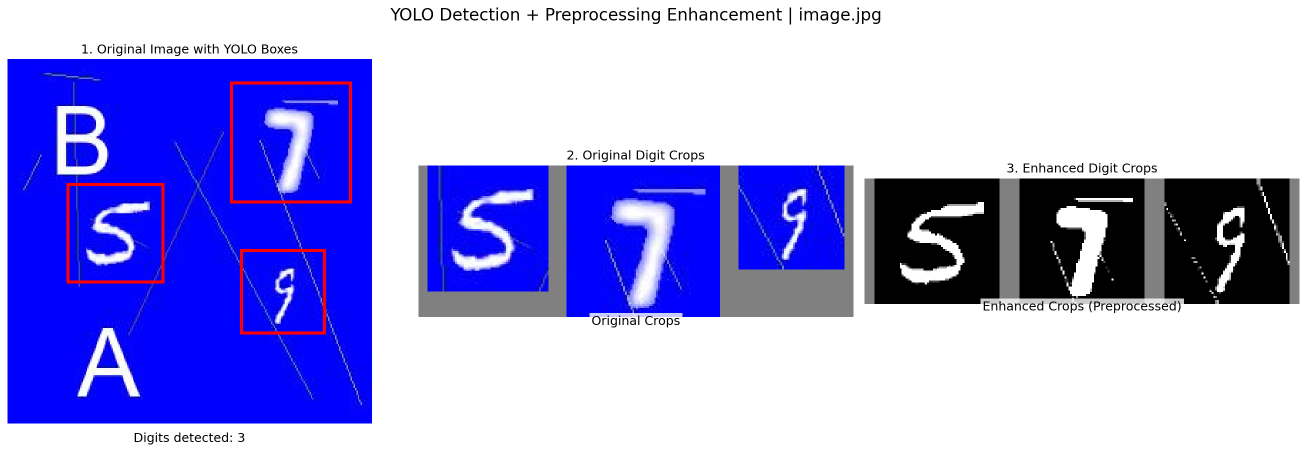
#> input picture assets/enhanced_example.png, 2614 x 903 px (shown at 1/2 size)
$ python digit_preprocessor.py ../../assets/enhanced_example.png
#> lines starting #> are read from the running program, lines starting #| are printed output that depends on the picture; after the words box and inside, x2 and y2 are one past the last pixel; in counts of white or black regions, pixels touching at a corner belong together
#> further down, img is the input picture: shape (903, 2614, 3); mean B, G, R 227.2, 157.9, 159.3
"""
Digit Preprocessing Module

Provides efficient, reusable functions for digit image enhancement and preprocessing.
Optimizes cropped digit images for classification through a pipeline of:
1. Upscaling (cubic interpolation)
2. Denoising (bilateral filtering)
3. Sharpening (unsharp masking)
4. Grayscale conversion
5. Binary thresholding (Otsu's method)
"""

import cv2
import numpy as np
from typing import Tuple, Union, Optional


def upscale_image(
    image: np.ndarray,
    scale_factor: float = 2.0,
    interpolation: int = cv2.INTER_CUBIC
) -> np.ndarray:
    """
    Upscale image using specified interpolation method.

    Args:
        image: Input image (numpy array)
        scale_factor: Scaling factor (e.g., 2.0 for 2x upscaling)
        interpolation: OpenCV interpolation method (default: INTER_CUBIC)

    Returns:
        Upscaled image

    Example:
        >>> img = cv2.imread('digit.png')
        >>> upscaled = upscale_image(img, scale_factor=2.0)
    """
#> called with scale_factor = 2, interpolation = 2
    if scale_factor <= 0:
        raise ValueError("scale_factor must be positive")

    if scale_factor == 1.0:
        return image.copy()

    height, width = image.shape[:2]
    new_width = int(width * scale_factor)
    new_height = int(height * scale_factor)

    return cv2.resize(image, (new_width, new_height), interpolation=interpolation)


def apply_bilateral_filter(
    image: np.ndarray,
    diameter: int = 9,
    sigma_color: float = 75.0,
    sigma_space: float = 75.0
) -> np.ndarray:
    """
    Apply bilateral filtering for edge-preserving denoising.

    Bilateral filter is effective at reducing noise while preserving edges,
    which is crucial for digit recognition.

    Args:
        image: Input image
        diameter: Diameter of each pixel neighborhood (default: 9)
        sigma_color: Filter sigma in the color space (default: 75.0)
        sigma_space: Filter sigma in the coordinate space (default: 75.0)

    Returns:
        Denoised image

    Example:
        >>> img = cv2.imread('digit.png')
        >>> denoised = apply_bilateral_filter(img, diameter=9)
    """
#> called with diameter = 9, sigma_color = 75, sigma_space = 75
    if diameter % 2 == 0 or diameter < 3:
        raise ValueError("diameter must be odd and >= 3")

    return cv2.bilateralFilter(
        image,
        d=diameter,
        sigmaColor=sigma_color,
        sigmaSpace=sigma_space
    )


def apply_unsharp_mask(
    image: np.ndarray,
    kernel_size: Tuple[int, int] = (5, 5),
    sigma: float = 1.0,
    strength: float = 1.5,
    threshold: int = 0
) -> np.ndarray:
    """
    Apply unsharp masking for sharpening.

    Unsharp masking enhances edges and details in the digit image,
    improving feature distinctiveness for classification.

    Args:
        image: Input image (grayscale or color)
        kernel_size: Gaussian blur kernel size (must be odd)
        sigma: Standard deviation for Gaussian blur
        strength: Strength of sharpening effect (1.0 = original, >1.0 = sharper)
        threshold: Intensity threshold for blending

    Returns:
        Sharpened image

    Example:
        >>> img = cv2.imread('digit.png', cv2.IMREAD_GRAYSCALE)
        >>> sharpened = apply_unsharp_mask(img, kernel_size=(5, 5), strength=1.5)
    """
#> called with kernel_size = (5, 5), sigma = 1, strength = 1.5, threshold = 0
    if kernel_size[0] % 2 == 0 or kernel_size[1] % 2 == 0:
        raise ValueError("kernel_size values must be odd")

    if strength < 0:
        raise ValueError("strength must be non-negative")

    # Create blurred version
    blurred = cv2.GaussianBlur(image, kernel_size, sigma)

    # Compute the mask
    sharpened = cv2.addWeighted(
        image,
        1.0 + strength,
        blurred,
        -strength,
        0
    )

    # Apply intensity threshold for selective sharpening
    if threshold > 0:
        diff = cv2.absdiff(image, blurred)
        mask = cv2.threshold(diff, threshold, 255, cv2.THRESH_BINARY)[1]
        mask = cv2.cvtColor(mask, cv2.COLOR_GRAY2BGR) if image.ndim == 3 else mask
        sharpened = np.where(mask > 0, sharpened, image)

    # Clip values to valid range
    return np.clip(sharpened, 0, 255).astype(image.dtype)


def convert_to_grayscale(image: np.ndarray) -> np.ndarray:
    """
    Convert image to grayscale if not already.

    Args:
        image: Input image (BGR or grayscale)

    Returns:
        Grayscale image (single channel)

    Example:
        >>> img = cv2.imread('digit.png')  # BGR
        >>> gray = convert_to_grayscale(img)
    """
    if image.ndim == 2:
        # Already grayscale
        return image
    elif image.ndim == 3:
        # Color image - convert from BGR to gray
        return cv2.cvtColor(image, cv2.COLOR_BGR2GRAY)
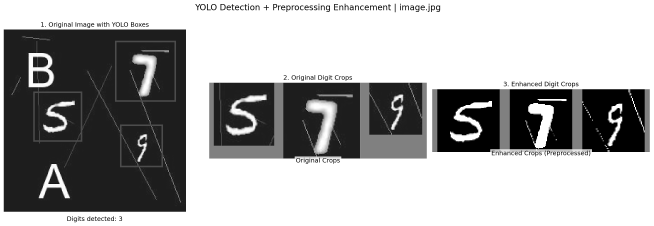
#> returned value: shape (1806, 5228) (shown at 1/8 size); min 0, max 255, mean 166.2
    else:
        raise ValueError(f"Unexpected image dimensions: {image.ndim}")


def apply_otsu_threshold(
    image: np.ndarray,
    binary: bool = True
) -> Tuple[np.ndarray, float]:
    """
    Apply Otsu's thresholding for automatic binary conversion.

    Otsu's method automatically determines the optimal threshold value,
    converting the digit to pure black and white for clean classification.

    Args:
        image: Input grayscale image
        binary: If True, returns binary image; if False, returns threshold value too

    Returns:
        Tuple of (thresholded_image, threshold_value)
        If binary=False, returns (binary_image, threshold_value)

    Example:
        >>> img = cv2.imread('digit.png', cv2.IMREAD_GRAYSCALE)
        >>> binary, thresh_val = apply_otsu_threshold(img)
        >>> print(f"Threshold value: {thresh_val}")
    """
#> called with binary = True
    if image.ndim != 2:
        raise ValueError("apply_otsu_threshold requires grayscale image")

    threshold_value, binary_image = cv2.threshold(
        image,
        0,
        255,
        cv2.THRESH_BINARY + cv2.THRESH_OTSU
    )
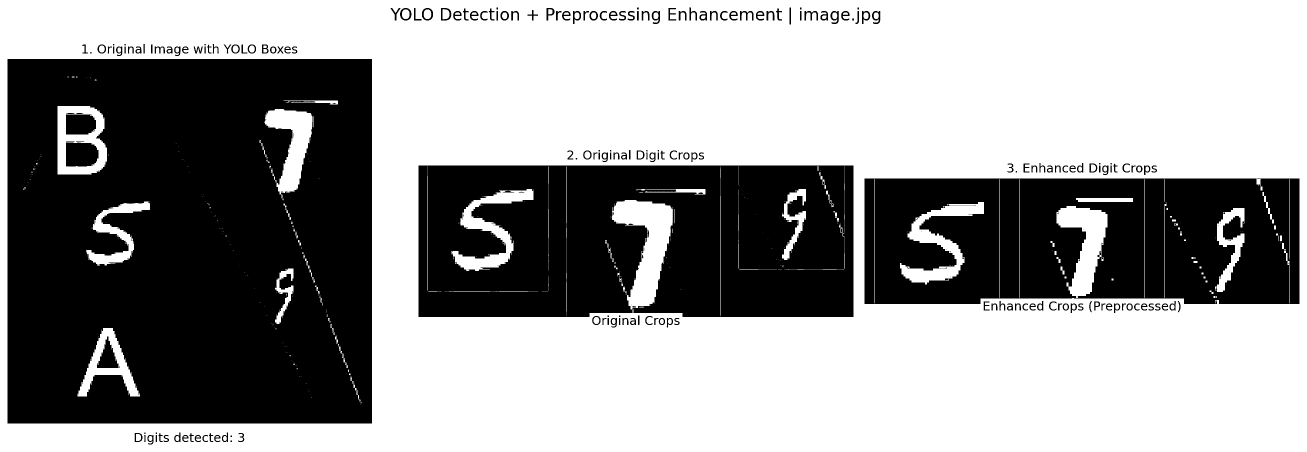
#> binary_image: shape (1806, 5228) (shown at 1/4 size); 60% white; 388 black regions (140 under 20 px), largest, box (x1, y1, x2, y2) and area: (30, 236, 1488, 1694) 1984988, (1674, 662, 3414, 1268) 942494, (3458, 714, 5198, 1216) 755734
#> threshold_value = 144

    return binary_image, float(threshold_value)


def preprocess_digit(
    image: np.ndarray,
    target_size: Optional[int] = None,
    upscale_factor: float = 2.0,
    bilateral_diameter: int = 9,
    unsharp_strength: float = 1.5,
    return_intermediate: bool = False
) -> Union[np.ndarray, Tuple[np.ndarray, dict]]:
    """
    Complete preprocessing pipeline for digit enhancement.

    Applies all preprocessing steps in sequence:
    1. Upscale (cubic interpolation for quality)
    2. Bilateral filter (preserve edges, reduce noise)
    3. Unsharp masking (sharpen features)
    4. Grayscale conversion
    5. Otsu thresholding (binary conversion)

    Args:
        image: Input digit image (numpy array, BGR or grayscale)
        target_size: Optional target size to resize to after upscaling
        upscale_factor: Factor to upscale image (default: 2.0)
        bilateral_diameter: Bilateral filter diameter (default: 9)
        unsharp_strength: Unsharp mask strength (default: 1.5)
        return_intermediate: If True, return intermediate processing steps

    Returns:
        Processed binary image (uint8)
        Or if return_intermediate=True: Tuple of (final_image, intermediate_dict)

        intermediate_dict contains keys:
        - 'original': Original input
        - 'upscaled': After upscaling
        - 'denoised': After bilateral filter
        - 'sharpened': After unsharp masking
        - 'grayscale': After grayscale conversion
        - 'binary': Final binary image
        - 'threshold_value': Otsu threshold value

    Example:
        >>> img = cv2.imread('digit.png')
        >>> processed = preprocess_digit(img, target_size=128)

        >>> # Get intermediate steps for debugging
        >>> processed, steps = preprocess_digit(img, return_intermediate=True)
        >>> cv2.imshow('Original', steps['original'])
        >>> cv2.imshow('Sharpened', steps['sharpened'])
        >>> cv2.imshow('Binary', steps['binary'])
    """
    if image is None or image.size == 0:
        raise ValueError("Input image is empty or invalid")

    intermediate = {}

    # Step 1: Store original
    original = image.copy()
    intermediate['original'] = original

    # Step 2: Upscale
    upscaled = upscale_image(image, scale_factor=upscale_factor)
    intermediate['upscaled'] = upscaled

    # Step 3: Apply bilateral filter (denoise)
    denoised = apply_bilateral_filter(upscaled, diameter=bilateral_diameter)
    intermediate['denoised'] = denoised

    # Step 4: Apply unsharp masking (sharpen)
    sharpened = apply_unsharp_mask(denoised, strength=unsharp_strength)
    intermediate['sharpened'] = sharpened

    # Step 5: Convert to grayscale
    grayscale = convert_to_grayscale(sharpened)
    intermediate['grayscale'] = grayscale

    # Step 6: Apply Otsu threshold
    binary, threshold_value = apply_otsu_threshold(grayscale)
#> threshold_value = 144
    intermediate['binary'] = binary
    intermediate['threshold_value'] = threshold_value

    # Optional: Resize to target size
    if target_size is not None:
        binary = cv2.resize(binary, (target_size, target_size), interpolation=cv2.INTER_CUBIC)
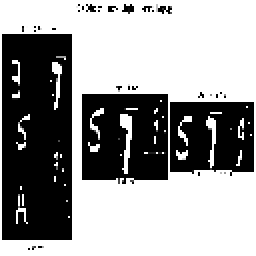
#> binary: shape (128, 128) (shown 2 times larger); min 0, max 255, mean 153.7
        intermediate['binary'] = binary

    if return_intermediate:
        return binary, intermediate

    return binary


# [26 lines left out: function batch_preprocess_digits, not called in this run]


if __name__ == "__main__":
    # Example usage
    import sys
    import os

    if len(sys.argv) > 1:
        image_path = sys.argv[1]

        if not os.path.exists(image_path):
            print(f"Error: Image file not found: {image_path}")
            sys.exit(1)

        # Read image
        img = cv2.imread(image_path)

        # Preprocess with intermediate tracking
        processed, steps = preprocess_digit(
            img,
            target_size=128,
            return_intermediate=True
        )
#> steps = 7 items

        print("Preprocessing completed!")
        print(f"Original shape: {steps['original'].shape}")
#| Original shape: (903, 2614, 3)
        print(f"Processed shape: {processed.shape}")
#| Processed shape: (128, 128)
        print(f"Otsu threshold value: {steps['threshold_value']:.2f}")
#| Otsu threshold value: 144.00

        # Display results (if GUI available)
        try:
            cv2.imshow("Original", steps['original'])
            cv2.imshow("Upscaled", steps['upscaled'])
            cv2.imshow("Denoised", steps['denoised'])
            cv2.imshow("Sharpened", steps['sharpened'])
            cv2.imshow("Grayscale", steps['grayscale'])
            cv2.imshow("Binary", processed)
            cv2.waitKey(0)
            cv2.destroyAllWindows()
        except Exception as e:
            print(f"Cannot display images: {e}")

    else:
        print("Usage: python digit_preprocessor.py <image_path>")
        print("\nExample functions:")
        print("  - preprocess_digit(image): Full preprocessing pipeline")
        print("  - upscale_image(image, scale_factor=2.0)")
        print("  - apply_bilateral_filter(image)")
        print("  - apply_unsharp_mask(image, strength=1.5)")
        print("  - convert_to_grayscale(image)")
        print("  - apply_otsu_threshold(image)")
        print("  - batch_preprocess_digits(images)")

$ run again, on assets/example2.png
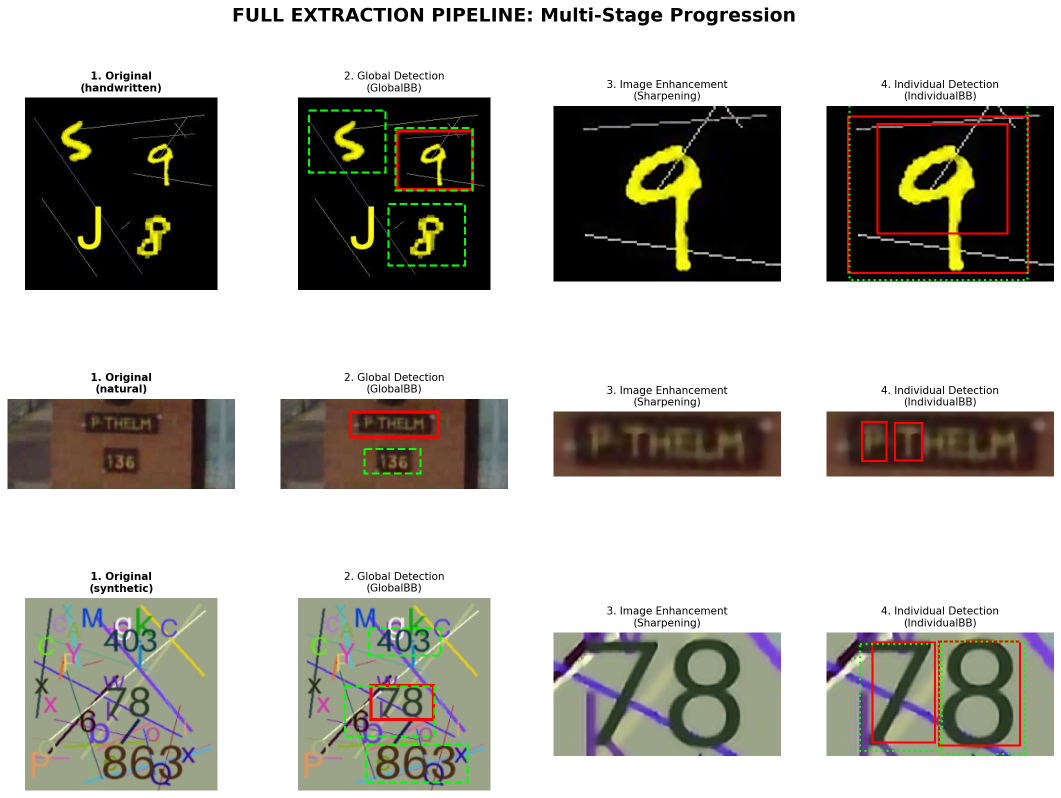
#> input picture assets/example2.png, 2122 x 1596 px (shown at 1/2 size)
#> img is the input picture: shape (1596, 2122, 3); mean B, G, R 169.5, 176.3, 178.1
#> in apply_otsu_threshold, `threshold_value, binary_image = cv2.threshold( image, 0, 255, cv2.THRE..`:
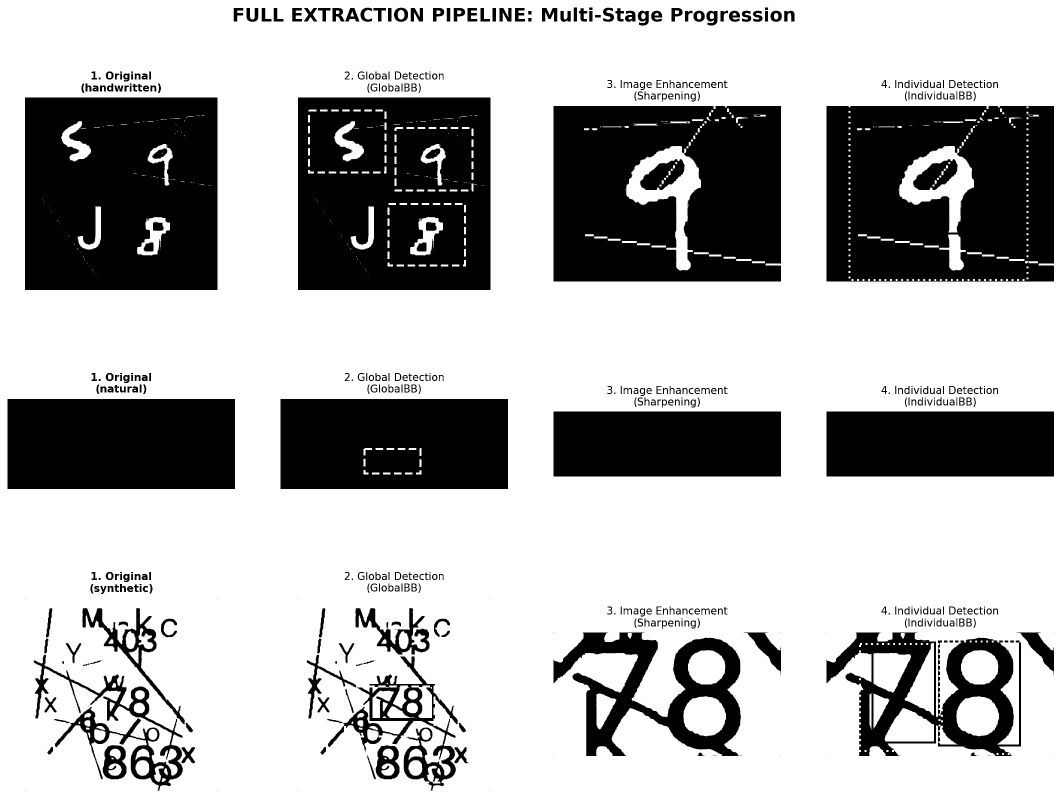
#> binary_image: shape (3192, 4244) (shown at 1/4 size); 70.2% white; 547 black regions (87 under 20 px), largest, box (x1, y1, x2, y2) and area: (2214, 424, 3124, 1126) 567277, (3306, 424, 4216, 1126) 562801, (100, 390, 870, 1160) 560949
#> in apply_otsu_threshold, `threshold_value, binary_image = cv2.threshold( image, 0, 255, cv2.THRE..`: threshold_value = 134
#> in preprocess_digit, `binary = cv2.resize(binary, (target_size, target_size), interpolation=..`:
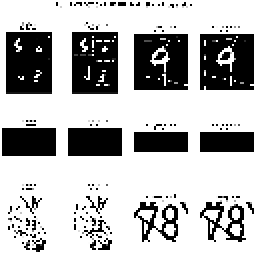
#> binary: shape (128, 128) (shown 2 times larger); min 0, max 255, mean 181.5
#> steps = 7 items
#| Original shape: (1596, 2122, 3)
#| Processed shape: (128, 128)
#| Otsu threshold value: 134.00
